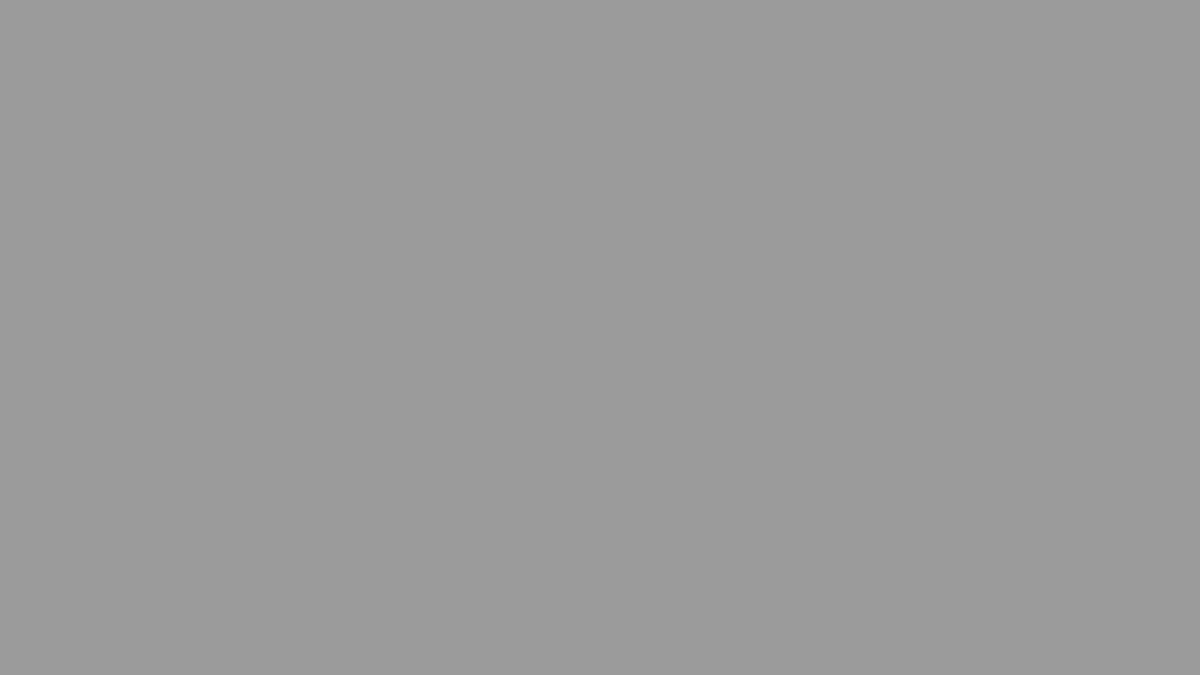
Frame 1 (no input)
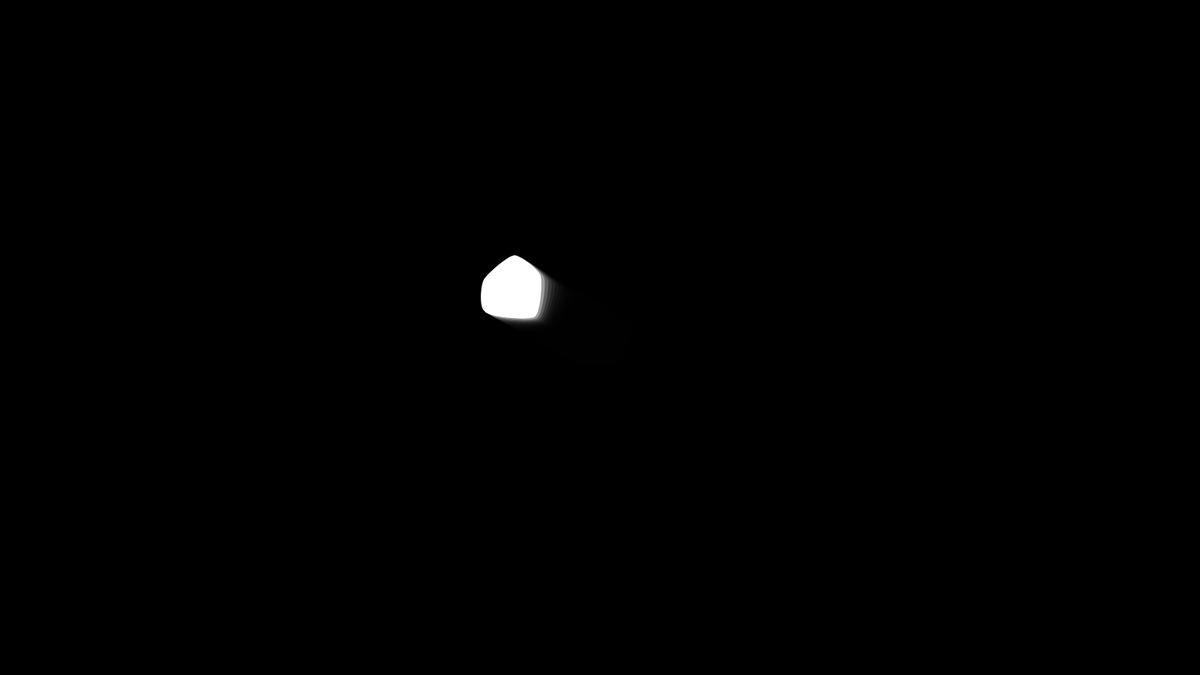
Frame 60 (no input)
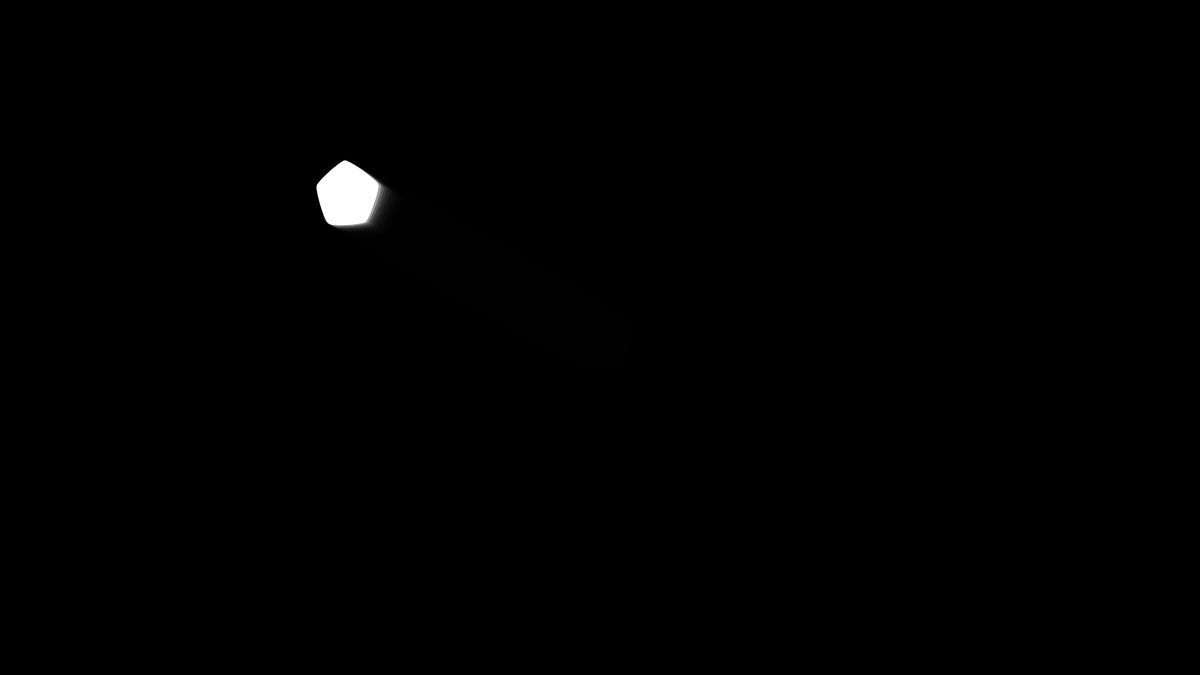
Frame 120 (the mouse pressed at the canvas centre since frame 60)

The p5.js sketch that drew these frames (run headless with seeded random() and noise() and a simulated clock; from frame 60 on, the mouse is pressed at the canvas centre):

// p5.js sketch
// ── sketch.js
/*
 * @name Soft Body
 * @description Original example by Ira Greenberg.
 * <br><br>Softbody dynamics simulation using curveVertex() and curveTightness().
 */
// center point
let centerX = 0.0, centerY = 0.0;

let radius = 45, rotAngle = -90;
let accelX = 0.0, accelY = 0.0;
let deltaX = 0.0, deltaY = 0.0;
let springing = 0.00009, damping = 1;

//corner nodes
let nodes = 5;

//zero fill arrays
let nodeStartX = [];
let nodeStartY = [];
let nodeX = [];
let nodeY = [];
let angle = [];
let frequency = [];

// soft-body dynamics
let organicConstant = 1.0;

function setup() {
  createCanvas(1600, 900);

  //center shape in window
  centerX = width / 2;
  centerY = height / 2;

  //initialize arrays to 0
  for (let i = 0; i < nodes; i++){
    nodeStartX[i] = 0;
    nodeStartY[i] = 0;
    nodeY[i] = 0;
    nodeY[i] = 0;
    angle[i] = 0;
  }

  // iniitalize frequencies for corner nodes
  for (let i = 0; i < nodes; i++){
    frequency[i] = random(5, 12);
  }

  noStroke();
  frameRate(30);
}

function draw() {
  //fade background
  fill(0, 100);
  rect(0, 0, width, height);
  drawShape();
  moveShape();
}

function drawShape() {
  //  calculate node  starting locations
  for (let i = 0; i < nodes; i++){
    nodeStartX[i] = centerX + cos(radians(rotAngle)) * radius;
    nodeStartY[i] = centerY + sin(radians(rotAngle)) * radius;
    rotAngle += 360.0 / nodes;
  }

  // draw polygon
  curveTightness(organicConstant);
  fill(255);
  beginShape();
  for (let i = 0; i < nodes; i++){
    curveVertex(nodeX[i], nodeY[i]);
  }
  for (let i = 0; i < nodes-1; i++){
    curveVertex(nodeX[i], nodeY[i]);
  }
  endShape(CLOSE);
}

function moveShape() {
  //move center point
  deltaX = mouseX - centerX;
  deltaY = mouseY - centerY;

  // create springing effect
  deltaX *= springing;
  deltaY *= springing;
  accelX += deltaX;
  accelY += deltaY;

  // move predator's center
  centerX += accelX;
  centerY += accelY;

  // slow down springing
  accelX *= damping;
  accelY *= damping;

  // change curve tightness
  organicConstant = 1 - ((abs(accelX) + abs(accelY)) * 0.1);

  //move nodes
  for (let i = 0; i < nodes; i++){
    nodeX[i] = nodeStartX[i] + sin(radians(angle[i])) * (accelX * 2);
    nodeY[i] = nodeStartY[i] + sin(radians(angle[i])) * (accelY * 2);
    angle[i] += frequency[i];
  }
}
